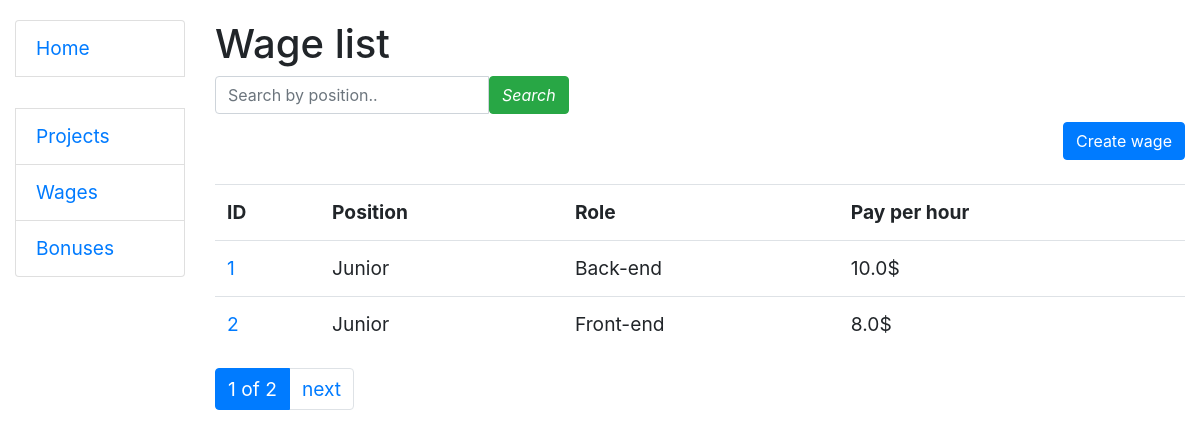
Page /wage/ on the committed database.
### salary/models.py (models this page shows, shortened)
class Wage(models.Model):
    position = models.CharField(max_length=255)
    role = models.CharField(max_length=255)
    pay_per_hour = models.FloatField()
    def get_absolute_url(self):
        return reverse("salary:wage-detail", kwargs={"pk": self.pk})

### salary/views.py (the view)
# urls.py: path("wage/", WageListView.as_view(), name="wage-list"),
class WageListView(generic.ListView):
    model = Wage
    context_object_name = "wage_list"
    template_name = "salary/wage_list.html"
    paginate_by = 2
    queryset = Wage.objects.all()
    def get_context_data(self, *, object_list=None, **kwargs):
        context = super(WageListView, self).get_context_data(**kwargs)
        position = self.request.GET.get("position", "")
        context["search_form"] = WageSearchForm(initial={"position": position})
        return context
    def get_queryset(self):
        form = WageSearchForm(self.request.GET)
        if form.is_valid():
            return self.queryset.filter(
                position__icontains=form.cleaned_data["position"]
            )
        return self.queryset

### salary/forms.py
class WageSearchForm(forms.Form):
    position = forms.CharField(
        max_length=255,
        required=False,
        label="",
        widget=forms.TextInput(
            attrs={"placeholder": "Search by position..", "class": "form-control"}
        ),
    )

### salary/templatetags/query_transform.py (called while the page is built)
@register.simple_tag
def query_transform(request, **kwargs):
    updated = request.GET.copy()
    for key, value in kwargs.items():
        if key is not None:
            updated[key] = value
        else:
            updated.pop(key, 0)
    return updated.urlencode()

### templates/salary/wage_list.html
{% extends "base.html" %}
{% block content %}
    <h1>Wage list</h1>
    <form action="">
        <label>
            <div class="input-group">
                {{ search_form }}
                <button class="button-search btn btn-success" type="submit">
                    <i>Search</i>
                </button>
            </div>
        </label>
    </form>
    <a style="float: right" class="button-create btn btn-primary" href="{% url 'salary:wage-create' %}">
        Create wage
    </a>
    <br>
    <br>
        <table class="table">
            <tr>
                <th>ID</th>
                <th>Position</th>
                <th>Role</th>
                <th>Pay per hour</th>
            </tr>
            {% for wage in wage_list %}
                <tr>
                    <td>
                        <a href="{{ wage.get_absolute_url }}">{{ wage.id }}</a>
                    </td>
                    <td>
                        {{ wage.position }}
                    </td>
                    <td>
                        {{ wage.role }}
                    </td>
                    <td>
                        {{ wage.pay_per_hour }}$
                    </td>
                </tr>
            {% endfor %}
        </table>
{% endblock %}

### static/css/styles.css (style rules this page uses)
body { margin-top: 20px; text-align: left; font-size: 120%; line-height: 1.618; }

### rows in the picture
Wage: id "1", position "Junior", role "Back-end", pay_per_hour "10.0"
Wage: id "2", position "Junior", role "Front-end", pay_per_hour "8.0"

### other values in the picture
{{ page_obj.number }} "1"
{{ paginator.num_pages }} "2"
